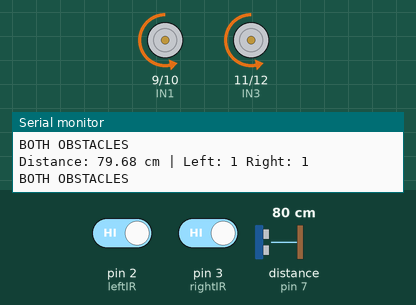
Bench run of a sketch on a simulated Arduino Uno, built with avr-gcc and run on an emulated ATmega328P. Parts: motor-driver pin pairs drawn as motors (green arrow = first pin HIGH = forward, orange = second pin HIGH = backward, longer = more drive, scaled by the enable pin), the last lines printed to the serial monitor. Wiring (inferred from the names in the program): ultrasonic range finder: trigger pin 4; echo pin 7. The test bench sets the inputs (shaded band); at power-on: pin 3 (rightIR) HIGH, pin 2 (leftIR) HIGH, distance to the obstacle (sensor on pin 7) 80 cm. The echo pulse lasts 58.3 µs per cm.

Above: at 3.2 s.
3.3 s: pin 3 (rightIR) driven LOW
At 6.41 s:
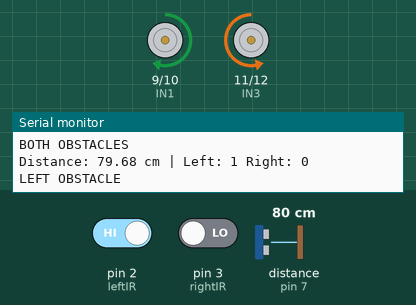
10.0 s: pin 2 (leftIR) driven LOW
At 11.4 s:
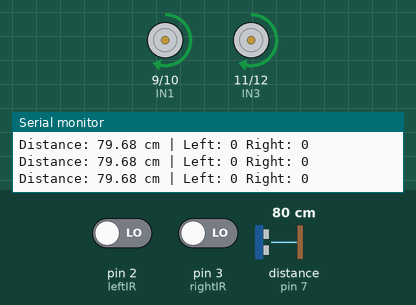
13.2 s: distance to the obstacle (sensor on pin 7) set to 2 cm
At 15.38 s:
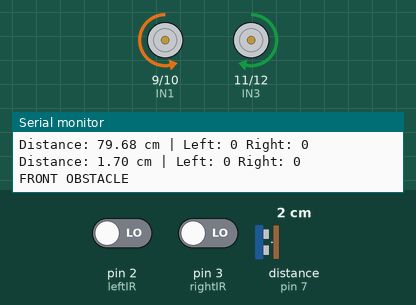
17.2 s: distance to the obstacle (sensor on pin 7) set to 9 cm
20.7 s: distance to the obstacle (sensor on pin 7) set to 12 cm
27.4 s: distance to the obstacle (sensor on pin 7) set to 4 cm
At 29.91 s:
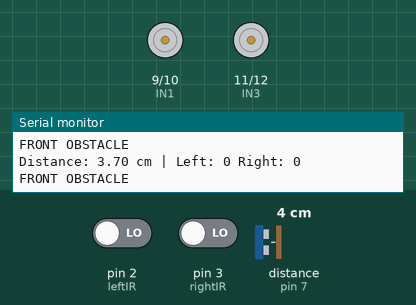
Timing chart, 0 to 32.5 s (numbered marks = the images above; inputs shaded):
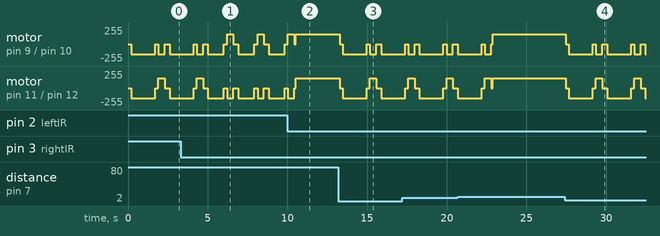

The sketch:

arduino-car-robotics.ino
```cpp
// ==========================
// IR + ULTRASONIC ROBOT
// ==========================

// Motor Driver Pins
int ENA = 5;
int ENB = 6;

int IN1 = 9;
int IN2 = 10;
int IN3 = 11;
int IN4 = 12;

// IR Sensors
int leftIR = 2;
int rightIR = 3;

// HC-SR04
int trig = 4;
int echo = 7;

long duration;
float distance;

// Speed
int normalSpeed = 150;

void setup()
{
  pinMode(leftIR, INPUT);
  pinMode(rightIR, INPUT);

  pinMode(trig, OUTPUT);
  pinMode(echo, INPUT);

  pinMode(ENA, OUTPUT);
  pinMode(ENB, OUTPUT);

  pinMode(IN1, OUTPUT);
  pinMode(IN2, OUTPUT);
  pinMode(IN3, OUTPUT);
  pinMode(IN4, OUTPUT);

  analogWrite(ENA, normalSpeed);
  analogWrite(ENB, normalSpeed);

  Serial.begin(9600);

  Serial.println("Robot Started");
}

void loop()
{
  // ==========================
  // HC-SR04 Reading
  // ==========================
  digitalWrite(trig, LOW);
  delayMicroseconds(2);

  digitalWrite(trig, HIGH);
  delayMicroseconds(10);

  digitalWrite(trig, LOW);

  duration = pulseIn(echo, HIGH, 25000);

  if (duration == 0)
  {
    distance = 400;
  }
  else
  {
    distance = duration * 0.0343 / 2;
  }

  // ==========================
  // IR Reading
  // ==========================
  int left = digitalRead(leftIR);
  int right = digitalRead(rightIR);

  Serial.print("Distance: ");
  Serial.print(distance);
  Serial.print(" cm");

  Serial.print(" | Left: ");
  Serial.print(left);

  Serial.print(" Right: ");
  Serial.println(right);

  // ==========================
  // ULTRASONIC PRIORITY
  // ==========================
  if (distance <= 10)
  {
    Serial.println("FRONT OBSTACLE");

    stopp();
    delay(200);

    backward();
    delay(1500);

    stopp();
    delay(200);

    moveLeft();
    delay(400);

    stopp();
    delay(100);

    return;
  }

  // ==========================
  // No Obstacle
  // ==========================
  if (left == 0 && right == 0)
  {
    forward();
  }

  // ==========================
  // Right Obstacle
  // ==========================
  else if (left == 0 && right == 1)
  {
    Serial.println("RIGHT OBSTACLE");

    stopp();
    delay(200);

    backward();
    delay(1000);

    stopp();
    delay(200);

    moveLeft();
    delay(400);

    stopp();
    delay(100);
  }

  // ==========================
  // Left Obstacle
  // ==========================
  else if (left == 1 && right == 0)
  {
    Serial.println("LEFT OBSTACLE");

    stopp();
    delay(200);

    backward();
    delay(1000);

    stopp();
    delay(200);

    moveRight();
    delay(400);

    stopp();
    delay(100);
  }

  // ==========================
  // Both Obstacles
  // ==========================
  else if (left == 1 && right == 1)
  {
    Serial.println("BOTH OBSTACLES");

    stopp();
    delay(200);

    backward();
    delay(1500);

    stopp();
    delay(200);

    moveLeft();
    delay(400);

    stopp();
    delay(100);
  }
}

// ==========================
// Motor Functions
// ==========================

void forward()
{
  digitalWrite(IN1, HIGH);
  digitalWrite(IN2, LOW);

  digitalWrite(IN3, HIGH);
  digitalWrite(IN4, LOW);
}

void backward()
{
  digitalWrite(IN1, LOW);
  digitalWrite(IN2, HIGH);

  digitalWrite(IN3, LOW);
  digitalWrite(IN4, HIGH);
}

void moveLeft()
{
  digitalWrite(IN1, LOW);
  digitalWrite(IN2, HIGH);

  digitalWrite(IN3, HIGH);
  digitalWrite(IN4, LOW);
}

void moveRight()
{
  digitalWrite(IN1, HIGH);
  digitalWrite(IN2, LOW);

  digitalWrite(IN3, LOW);
  digitalWrite(IN4, HIGH);
}

void stopp()
{
  digitalWrite(IN1, LOW);
  digitalWrite(IN2, LOW);

  digitalWrite(IN3, LOW);
  digitalWrite(IN4, LOW);
}
```
